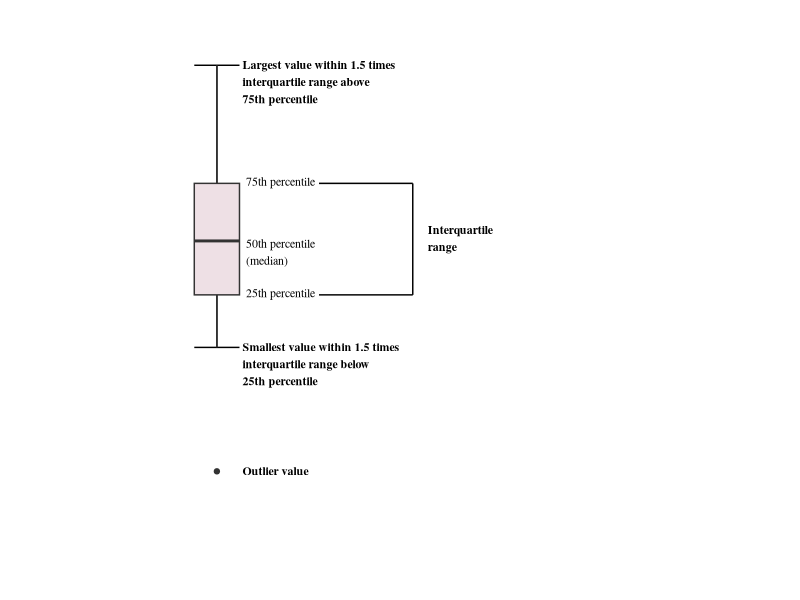

Recreate this plot in R. (Note: this script raises an error after producing the figure.)
## ---- chunk 1
# translatable content
WhiskerLabel1 <- "Largest value within 1.5 times\ninterquartile range above\n75th percentile"
WhiskerLabel2 <- "Smallest value within 1.5 times\ninterquartile range below\n25th percentile"
Outlier <- "Outlier value"
QuartileLabels <- c("25th percentile", "50th percentile\n(median)", "75th percentile")
IQRLabel <- "Interquartile\nrange"
# end translatable content

library(tidyverse)
library(cowplot)

# Code adapted from https://waterdata.usgs.gov/blog/boxplots/, by Laura DeCicco

ggplot_box_legend <- function(family = "serif"){

  # Create data to use in the boxplot legend:
  set.seed(100)

  sample_df <- data.frame(parameter = "test",
                          values = sample(500))

  # Extend the top whisker a bit:
  sample_df$values[1:100] <- 701:800
  # Make sure there's only 1 lower outlier:
  sample_df$values[1] <- -350

  # Function to calculate important values:
  ggplot2_boxplot <- function(x){

    quartiles <- as.numeric(quantile(x,
                                     probs = c(0.25, 0.5, 0.75)))

    names(quartiles) <- QuartileLabels

    IQR <- diff(quartiles[c(1,3)])

    upper_whisker <- max(x[x < (quartiles[3] + 1.5 * IQR)])
    lower_whisker <- min(x[x > (quartiles[1] - 1.5 * IQR)])

    upper_dots <- x[x > (quartiles[3] + 1.5*IQR)]
    lower_dots <- x[x < (quartiles[1] - 1.5*IQR)]

    return(list("quartiles" = quartiles,
                "25th_pct" = as.numeric(quartiles[1]),
                "50th_pct" = as.numeric(quartiles[2]),
                "75th_pct" = as.numeric(quartiles[3]),
                "IQR" = IQR,
                "upper_whisker" = upper_whisker,
                "lower_whisker" = lower_whisker,
                "upper_dots" = upper_dots,
                "lower_dots" = lower_dots))
  }

  # Get those values:
  ggplot_output <- ggplot2_boxplot(sample_df$values)

  # Lots of text in the legend, make it smaller and consistent font:
  update_geom_defaults("text",
                       list(size = 3,
                            hjust = 0,
                            family = family))
  # Labels don't inherit text:
  update_geom_defaults("label",
                       list(size = 3,
                            hjust = 0,
                            family = family))

  # Create the legend:
  # The main elements of the plot (the boxplot, error bars, and count)
  # are the easy part.
  # The text describing each of those takes a lot of fiddling to
  # get the location and style just right:
  explain_plot <- ggplot() +
    stat_boxplot(data = sample_df,
                 aes(x = parameter, y=values),
                 geom ='errorbar', width = 0.3) +
    geom_boxplot(data = sample_df,
                 aes(x = parameter, y=values),
                 width = 0.3, fill = "lavenderblush2") +
    theme_minimal(base_size = 5, base_family = family) +
    geom_segment(aes(x = 2.3, xend = 2.3,
                     y = ggplot_output[[2]],
                     yend = ggplot_output[[4]])) +
    geom_segment(aes(x = 1.2, xend = 2.3,
                     y = ggplot_output[[2]],
                     yend = ggplot_output[[2]])) +
    geom_segment(aes(x = 1.2, xend = 2.3,
                     y = ggplot_output[[4]],
                     yend = ggplot_output[[4]])) +
    geom_text(aes(x = 2.4, y = ggplot_output[[3]]),
              label = IQRLabel, fontface = "bold",
              vjust = 0.4) +
    geom_text(aes(x = c(1.17,1.17),
                  y = c(ggplot_output[["upper_whisker"]],
                        ggplot_output[["lower_whisker"]]),
                  label = c(WhiskerLabel1,
                            WhiskerLabel2)),
              fontface = "bold", vjust = 0.9) +
    geom_text(aes(x = c(1.17),
                  y =  ggplot_output[["lower_dots"]],
                  label = Outlier),
              vjust = 0.5, fontface = "bold") +
    geom_label(aes(x = 1.17, y = ggplot_output[["quartiles"]],
                   label = names(ggplot_output[["quartiles"]])),
               vjust = c(0.4,0.85,0.4),
               fill = "white", label.size = 0) +
    ylab("") + xlab("") +
    theme(axis.text = element_blank(),
          axis.ticks = element_blank(),
          panel.grid = element_blank(),
          aspect.ratio = 4/3,
          plot.title = element_text(hjust = 0.5, size = 10)) +
    coord_cartesian(xlim = c(1.4,3.1), ylim = c(-600, 900))
  
  return(explain_plot)
}

plot(ggplot_box_legend())
## ---- chunk 2
knitr::include_graphics("Images/NonGenerated/kurtosis.png")
## ---- chunk 3
boxplot(len ~ dose, data = ToothGrowth,
              main = "Guinea Pigs' Tooth Growth",
              xlab = "Vitamin C dose mg",
              ylab = "Tooth length")
stripchart(len ~ dose, data = ToothGrowth, method='overplot', add=T, pch=20, col=2, vertical=T)
## ---- chunk 4
boxplot(len ~ dose, data = ToothGrowth,
              main = "Guinea Pigs' Tooth Growth",
              xlab = "Vitamin C dose mg",
              ylab = "Tooth length")
stripchart(len ~ dose, data = ToothGrowth, method='jitter', add=T, pch=20, col=2, vertical=T)
## ---- chunk 5
library(beeswarm)

boxplot(len ~ dose, data = ToothGrowth,
              main = "Guinea Pigs' Tooth Growth",
              xlab = "Vitamin C dose mg",
              ylab = "Tooth length")  
beeswarm(len ~ dose, data = ToothGrowth, col = 2, add = TRUE)
## ---- chunk 6
knitr::include_graphics("Images/NonGenerated/skewness.png")
